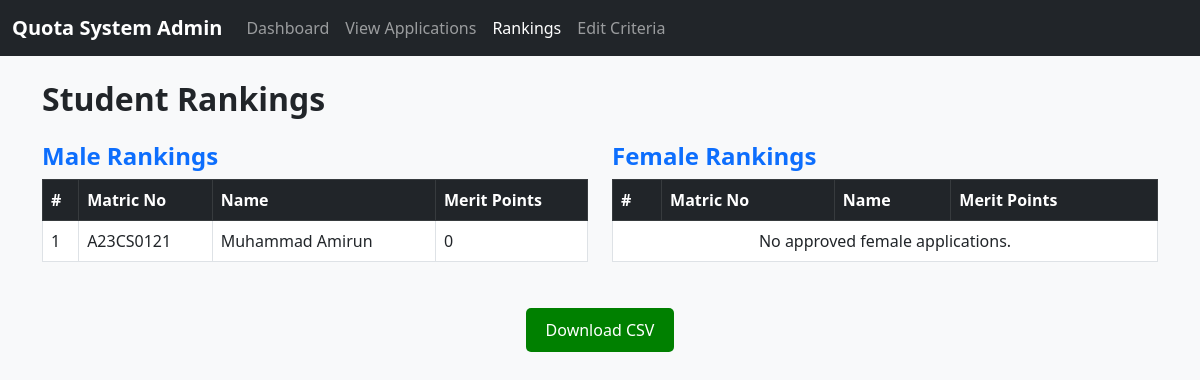
/admin/rankings.php, run on the app's committed database.
### tables this page shows
CREATE TABLE `applications` (
  `id` int(11) NOT NULL,
  `student_id` int(11) NOT NULL,
  `q1` varchar(50) DEFAULT NULL,
  `q2` varchar(50) DEFAULT NULL,
  `q3` varchar(50) DEFAULT NULL,
  `q4` varchar(50) DEFAULT NULL,
  `q5` varchar(50) DEFAULT NULL,
  `q6` varchar(50) DEFAULT NULL,
  `file_path` varchar(255) DEFAULT NULL,
  `submitted_at` timestamp NOT NULL DEFAULT current_timestamp()
);

CREATE TABLE `student` (
  `student_id` int(11) NOT NULL,
  `matrix_no` varchar(20) NOT NULL,
  `year` int(4) NOT NULL,
  `college` varchar(100) NOT NULL,
  `fullname` varchar(100) NOT NULL,
  `gender` enum('Male','Female','Select your gender','') NOT NULL DEFAULT 'Select your gender',
  `email` varchar(100) NOT NULL,
  `password` varchar(255) NOT NULL,
  `status` enum('pending','approved','rejected') NOT NULL DEFAULT 'pending'
);

### admin/rankings.php (the view, shortened to what this page needs)
<?php
require_once __DIR__ . '/../includes/db.php';
$male = $mysqli->query("SELECT s.matrix_no, s.fullname, a.merit
                        FROM student s
                        JOIN applications a ON s.student_id = a.student_id
                        WHERE s.gender='Male'
                        ORDER BY a.merit DESC");
$female = $mysqli->query("SELECT s.matrix_no, s.fullname, a.merit
                          FROM student s
                          JOIN applications a ON s.student_id = a.student_id
                          WHERE s.gender='Female'
                          ORDER BY a.merit DESC");
?>
<!DOCTYPE html>
<html lang="en">
<head>
    <link href="https://cdn.jsdelivr.net/npm/bootstrap@5.3.0/dist/css/bootstrap.min.css" rel="stylesheet">
    <link href="../assets/css/custom.css" rel="stylesheet">
</head>
<body>
    <?php include 'navbar.php'; ?>
    <div class="container mt-4">
        <h2 class="mb-4">Student Rankings</h2>
        <div class="row">
            <div class="col-md-6">
                <h4 class="text-primary">Male Rankings</h4>
                <div class="table-responsive">
                    <table class="table table-hover table-bordered">
                        <thead class="table-dark">
                            <tr>
                                <th>#</th>
                                <th>Matric No</th>
                                <th>Name</th>
                                <th>Merit Points</th>
                            </tr>
                        </thead>
                        <tbody>
                            <?php $i = 1; while ($row = $male->fetch_assoc()): ?>
                                <tr>
                                    <td><?= $i++ ?></td>
                                    <td><?= htmlspecialchars($row['matrix_no']) ?></td>
                                    <td><?= htmlspecialchars($row['fullname']) ?></td>
                                    <td><?= htmlspecialchars($row['merit']) ?></td>
                                </tr>
                            <?php endwhile; ?>
                        </tbody>
                    </table>
                </div>
            </div>
            <div class="col-md-6">
                <h4 class="text-primary">Female Rankings</h4>
                <div class="table-responsive">
                    <table class="table table-hover table-bordered">
                        <thead class="table-dark">
                            <tr>
                                <th>#</th>
                                <th>Matric No</th>
                                <th>Name</th>
                                <th>Merit Points</th>
                            </tr>
                        </thead>
                        <tbody>
                            <?php $i = 1; while ($row = $female->fetch_assoc()): ?>
                                <tr>
                                    <td><?= $i++ ?></td>
                                    <td><?= htmlspecialchars($row['matrix_no']) ?></td>
                                    <td><?= htmlspecialchars($row['fullname']) ?></td>
                                    <td><?= htmlspecialchars($row['merit']) ?></td>
                                </tr>
                            <?php endwhile; ?>
                            <?php if ($i == 1): ?>
                                <tr><td colspan="4" class="text-center">No approved female applications.</td></tr>
                            <?php endif; ?>
                        </tbody>
                    </table>
                </div>
            </div>
        </div>
    </div>
    <div style="text-align: center; margin-top: 30px;">
    <form method="post" action="export_ranking.php">
        <button type="submit" style="padding: 10px 20px; background-color: green; color: white; border: none; border-radius: 5px;">
            Download CSV
        </button>
    </form>
</div>
</body>
</html>

### css/custom.css (style rules this page uses)
body { background-color: #f8f9fa; }
.table th, .table td { vertical-align: middle; }
h2, h4 { font-weight: 600; }

### data on the page
applications: student.matrix_no "A23CS0121", student.fullname "Muhammad Amirun", merit "0"
